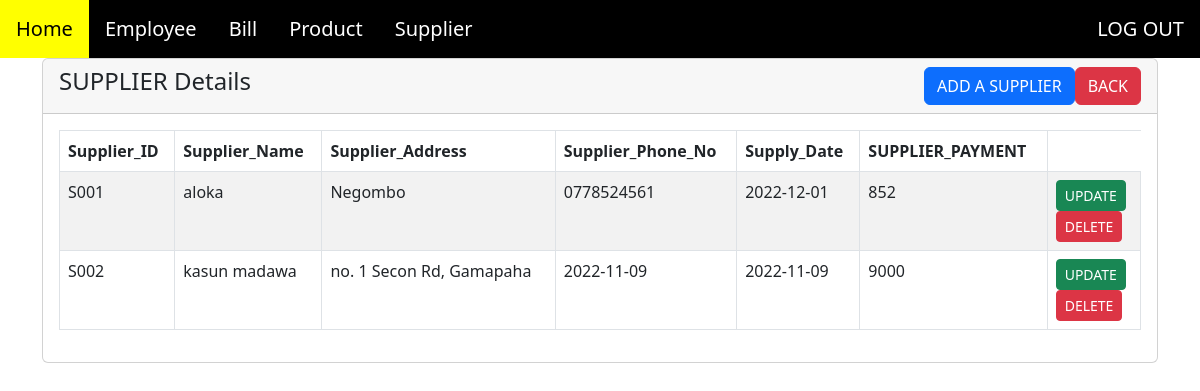
Screenshot of /admin/supplier/index.php (signed in) with the database file from the repository.
### tables this page shows
CREATE TABLE `supplier` (
  `sup_id` varchar(20) NOT NULL,
  `sup_name` varchar(50) NOT NULL,
  `sup_address` varchar(50) NOT NULL,
  `sup_phone_no` text NOT NULL,
  `supply_date` date NOT NULL,
  `sup_payment` text NOT NULL
);

### admin/supplier/index.php (the view, shortened to what this page needs)
<?php
require'../../include/dbcon.php';
include_once('../../include/header.php');
?>
<!doctype html>
<html lang="en">
  <head>
    <link href="https://cdn.jsdelivr.net/npm/bootstrap@5.2.2/dist/css/bootstrap.min.css" rel="stylesheet">
</head>
  <body>
<div class="container">
<div class="row">
<div class="col-md-12">
<div class="card">
<div class="card-header">
    <h4> SUPPLIER Details
    <a href="../../admin_home/index.php" class="btn btn-danger float-end" >BACK</a>
    <a href="supplier.php" class="btn btn-primary float-end">ADD A SUPPLIER</a>
</h4>
</div>
<div class="card-body">
    <table class="table table-bordered table-striped">
        <thead>
            <tr>
                <th>Supplier_ID</th>
                <th>Supplier_Name</th>
                <th>Supplier_Address</th>
                <th>Supplier_Phone_No</th>
                <th>Supply_Date</th>
                <th>SUPPLIER_PAYMENT</th>
              </tr>
          </thead>
<tbody>
    <?php
    $query = "SELECT * FROM supplier";
    $query_run = mysqli_query($conn,$query);
    if(mysqli_num_rows($query_run) > 0)
    {
        foreach($query_run as $supplier)
{
?>
<tr>
    <td><?=$supplier['sup_id'];?></td>
    <td><?=$supplier['sup_name'];?></td>
    <td><?=$supplier['sup_address'];?></td>
    <td><?=$supplier['sup_phone_no'];?></td>
    <td><?=$supplier['supply_date'];?></td>
    <td><?=$supplier['sup_payment'];?></td>
    <td>
        <form action="update.php" method="post">
        <input type="submit" value="UPDATE" name="edit" class="btn btn-success btn-sm">
        </form>
        <form action="delete.php" method ="post">
      <input type="submit"  value="DELETE" name="delete" class="btn btn-danger btn-sm">
    </form>
</td>
</tr>
<?php
}
 }
    else{
       echo"<h5> No Record Found </h5>";
    }
  ?>
  </tbody>
</table>
</div>
</div>
</div>
</div>
</div>
  </body>
</html>

### include/header.php (style rules this page uses)
* { box-sizing: border-box; }
body { margin: 0; font-family: Arial, Helvetica, sans-serif; }

### rows the page displays
supplier: sup_id "S001", sup_name "aloka", sup_address "Negombo", sup_phone_no "0778524561", supply_date "2022-12-01", sup_payment "852"
supplier: sup_id "S002", sup_name "kasun madawa", sup_address "no. 1 Secon Rd, Gamapaha", sup_phone_no "2022-11-09", supply_date "2022-11-09", sup_payment "9000"
